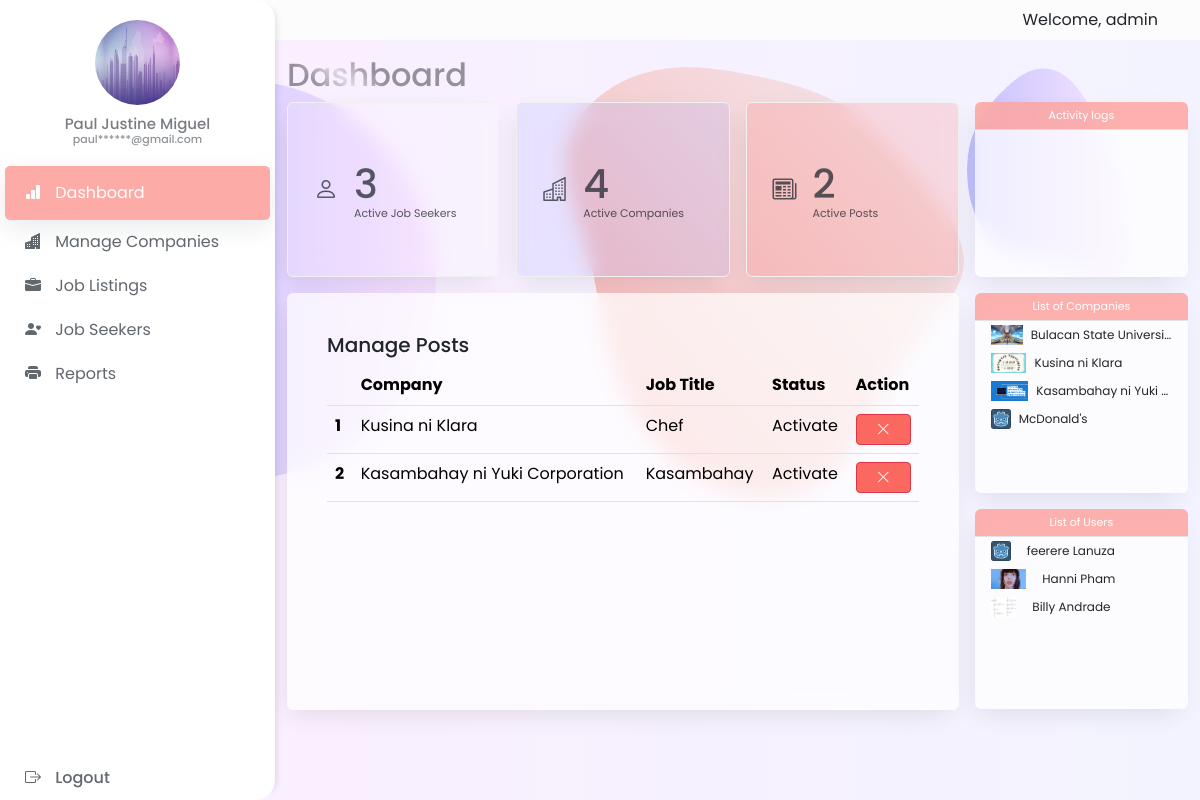
The page /admin_dashboard/ (signed in) on the database as committed earlier.
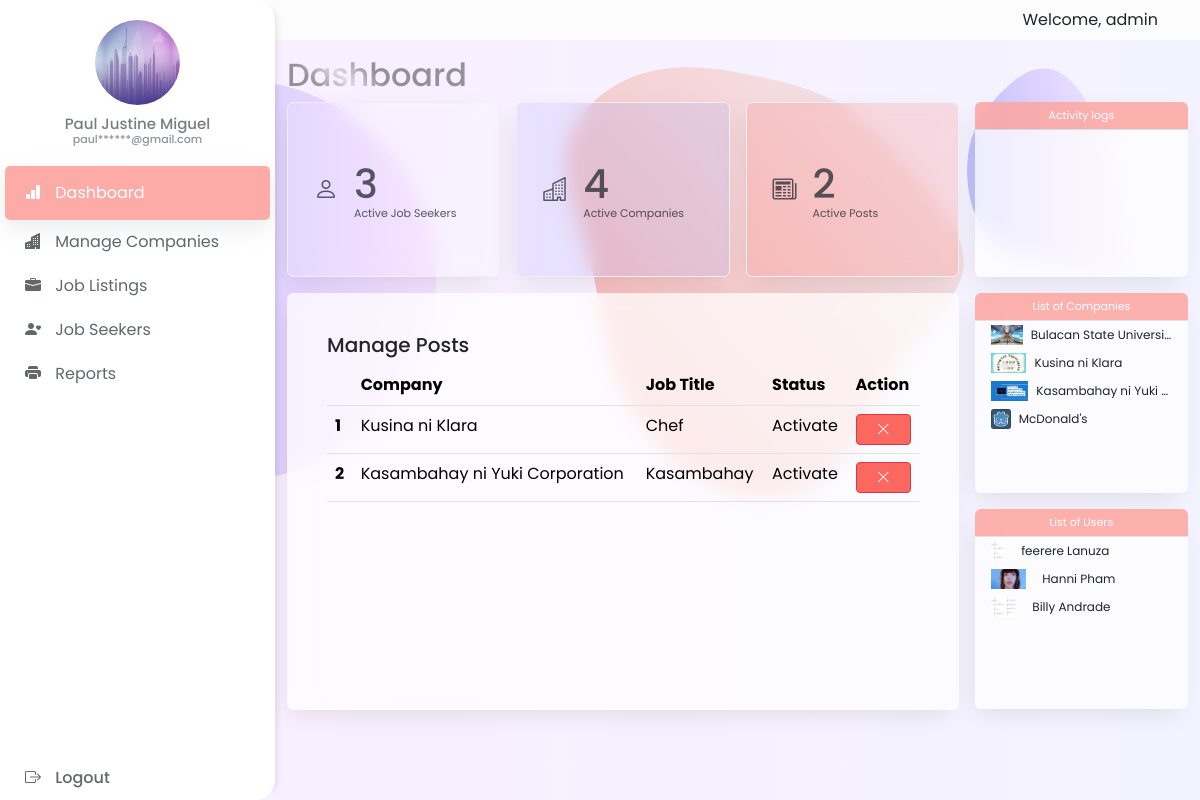
The same page on the database as committed later.
### venari/models.py (models this page shows, shortened)
class job_seeker(models.Model):
    user = models.ForeignKey(User, on_delete=models.CASCADE)
    status = models.CharField(max_length=50, null = True)
    password = models.CharField(max_length=100, null= True)
    email = models.CharField(max_length=100, null=True)
    phone_number = models.IntegerField(max_length=20)
    profile_image = models.ImageField(upload_to="")
    gender = models.CharField(max_length=10, null=True)
    address = models.CharField(max_length=100, null=True)
    occupation = models.CharField(max_length=100, null=True)
    age = models.CharField(max_length=15, null=True)
    user_type = models.CharField(max_length=30)
    bio = models.CharField(max_length=100, null=True)
    bookmarks = models.ManyToManyField('post_jobs', blank=True)
    resume = models.FileField(upload_to='', null=True)
    skills = models.CharField(max_length=100, null=True)

### venari/views.py (the view, shortened to what this page needs)
# urls.py: path("admin_dashboard/", views.admin_dashboard, name="admin dashboard"),
def admin_dashboard(request):
    if not request.user.is_authenticated:
        return redirect("/admin_login")
    active_company = company.objects.filter(status='Accepted')
    active_company_counts = active_company.count()
    active_jobseeker = job_seeker.objects.filter(status='Activate')
    active_jobseeker_count = active_jobseeker.count()
    active_post = post_jobs.objects.filter(status__in=['Activate', 'Deactivate'])
    active_post_counts = active_post.count()
    log_file_path = os.path.join('venari', 'admin_logs', 'logfile.log')
    logs = []
    try:
        with open(log_file_path, 'r') as log_file:
            logs = log_file.read().splitlines()
    except FileNotFoundError:
        pass
    formatted_logs = []
    context = {
        'all_companies': active_company,
        'all_applicants': active_jobseeker,
        'all_companies_count': active_company_counts,
        'all_jobseeker_count': active_jobseeker_count,
        'all_post': active_post,
        'all_post_counts': active_post_counts,
        'logs': formatted_logs
    }
    return render(request, "admin_dashboard.html", context)

### venari/templates/admin_dashboard.html (shortened to what the changed rows need)
<!DOCTYPE html>
<html lang="en">
<head>
    <link href="https://cdn.jsdelivr.net/npm/bootstrap@5.3.2/dist/css/bootstrap.min.css" rel="stylesheet"
>
    <!-- {% load static %}
<link rel="stylesheet" type="text/css" href="{% static "css/admin-dashboard.css" %}"> -->
    <link rel="stylesheet" href="./../static/css/admin-dashboard.css">
    <link rel="stylesheet" href="https://cdn.jsdelivr.net/npm/bootstrap-icons@1.11.2/font/bootstrap-icons.min.css">
</head>
<body style="font-family: Poppins;">
        {% include 'adminSB_NB.html' %}
    <div id="main">
        <div class="container mt-3">
            <h2 id="headDash">Dashboard</h2>
            <div class="row justify-content-center align-items-center g-lg-3 g-2">
                <div class="col-xl-3 col-md-6 ">
                    <div class="card border-0 d-flex flex-row align-items-center dash-cards" style="min-height: 175px;"
                        id="dash-card1">
                        <div class="row g-0">
                            <div class="card-body">
                                <div class="d-flex align-items-center">
                                    <div class="flex-grow-1 text-start">
                                        <h1 class="card-title mb-0 pb-0">{{ all_jobseeker_count }}</h1>
                                    </div>
                                </div>
                            </div>
                        </div>
                    </div>
                </div>
                <div class="col-xl-3 col-md-6 ">
                    <div class="card border-0 d-flex flex-row align-items-center dash-cards" style="min-height: 175px;"
                        id="dash-card2">
                        <div class="row g-0">
                            <div class="card-body">
                                <div class="d-flex align-items-center">
                                    <div class="flex-grow-1 text-start">
                                        <h1 class="card-title mb-0 pb-0">{{ all_companies_count }}</h1>
                                    </div>
                                </div>
                            </div>
                        </div>
                    </div>
                </div>
                <div class="col-xl-3 col-md-6 ">
                    <div class="card border-0 d-flex flex-row align-items-center dash-cards" style="height: 175px;"
                        id="dash-card3">
                        <div class="row g-0">
                            <div class="card-body">
                                <div class="d-flex align-items-center">
                                    <div class="flex-grow-1 text-start">
                                        <h1 class="card-title mb-0 pb-0">{{ all_post_counts }}</h1>
                                    </div>
                                </div>
                            </div>
                        </div>
                    </div>
                </div>
                <div class="col-12">
                    <div class="row justify-content-center g-lg-3 g-2 ">
                        <div class="col-9 d-flex">
                            <div class="card border-0 overflow-auto p-2 p-lg-4 flex-grow-1 dash-cards"
                                style="max-width: 1080px; height: 417px;" id="dash-card5">
                                <div class="card-body">
                                    <div class="">
                                        <table class="table" id="dash_table">
                                            <thead>
                                                <tr>
                                                    <th scope="col"></th>
                                                    <th scope="col">Company</th>
                                                    <th scope="col">Job Title</th>
                                                    <th scope="col">Status</th>
                                                    <th scope="col">Action</th>
                                                </tr>
                                            </thead>
                                            <tbody>
                                                {% for post in all_post %}
                                                <tr>
                                                    <th scope="row">{{ forloop.counter }}</th>
                                                </tr>
                                                {% endfor %}
                                            </tbody>
                                        </table>
                                    </div>
                                </div>
                            </div>
                        </div>
                        <div class="col-3">
                            <div class="row justify-content-center align-items-center g-lg-3 g-2">
                                <div class="col-12">
                                    <div class="card border-0 p-0 pt-3 dash-cards" style="height: 200px;"
                                        id="dash-card7">
                                        <div class="card-body px-0">
                                            {% for applicants in all_applicants %}
                                            <div class="card px-3 py-0 rounded-4 border-0 mb-2 user-list-card">
                                                <div class="d-flex align-items-center text-start justify-content-start">
                                                    <div class="flex-shrink-0">
                                                        <img src="{{applicants.profile_image.url}}"
                                                            class="d-none d-lg-block" alt="..." style="height: 20px;">
                                                    </div>
                                                    <div class="flex-grow-1 ms-3 text-truncate user-list-name">
                                                        {{ applicants.user.first_name }} {{applicants.user.last_name}}
                                                    </div>
                                                </div>
                                            </div>
                                            {% endfor %}
                                        </div>
                                    </div>
                                </div>
                            </div>
                        </div>
                    </div>
                </div>
            </div>
        </div>
    </div>
</body>
</html>

Rows that differ between the two databases and show on the page:
changed job_seeker "feerere": profile_image: a different picture
